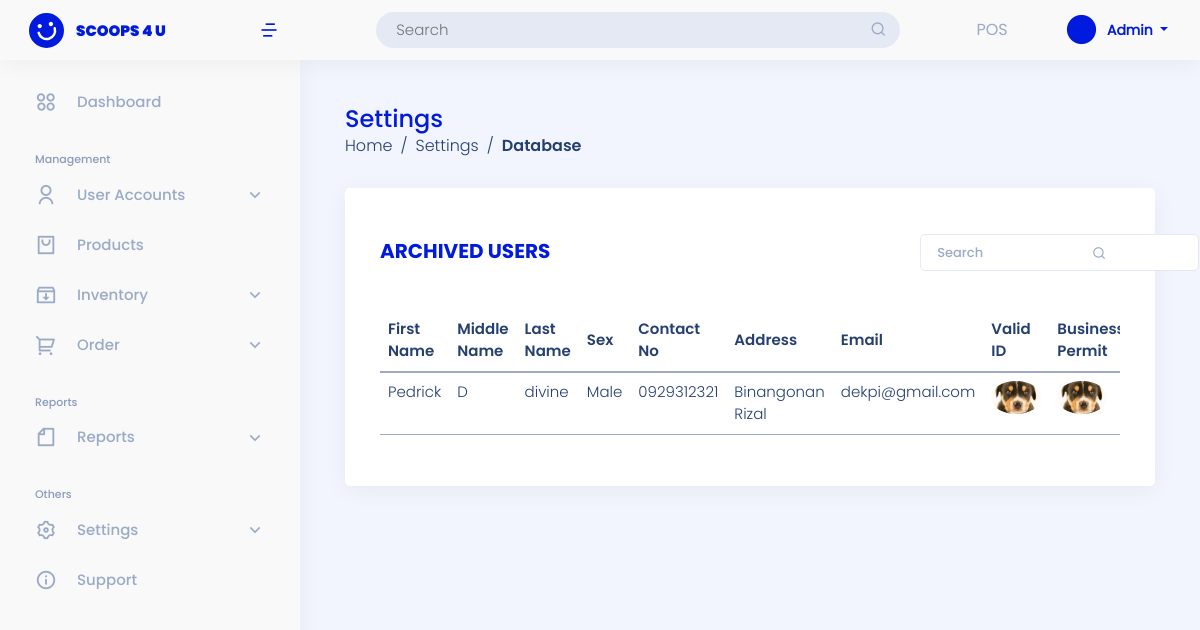
Page /user-site/list-archive-reseller/ (signed in) on the committed database.
### landing_page/models.py (models this page shows)
class User(AbstractUser):
    ROLE = ((" "," "),("admin","admin"),("staff","staff"),("reseller","reseller"),("rider","rider"))
    role = models.CharField(max_length=50, null=True, default=False, choices=ROLE)

### admin_site/models.py (models this page shows, shortened)
class Reseller(models.Model):
    STATUS = (("pending","pending"),("active","active"),("inactive","inactive"))
    BOOLCHOICE = (("Male","Male"),("Female","Female"))
    reseller_fname =models.CharField(max_length=200, verbose_name='First Name')
    reseller_mname =models.CharField(max_length=200, verbose_name='Middle Name')
    reseller_lname =models.CharField(max_length=200, verbose_name='Last Name')
    reseller_gender = models.CharField(max_length = 50,choices=BOOLCHOICE, verbose_name='Gender')
    reseller_contact =models.CharField(max_length = 12, verbose_name='Contact Number')
    reseller_address =models.TextField(null=False, verbose_name='Address')
    reseller_email =models.EmailField(unique=True, max_length=200, verbose_name='Email')
    reseller_id =models.ImageField( upload_to=image_path, verbose_name='valid id')
    reseller_businessp =models.ImageField( upload_to=image_path,verbose_name='business id')
    reseller_status =models.CharField(max_length=200, null=True, choices=STATUS, verbose_name='Status')

### admin_site/views.py (the view)
# urls.py: path('list-archive-reseller/', views.list_archive, name='list_archive'),
@login_required(login_url='landing_page:login')
def list_archive(request):
    list_reseller = Reseller.objects.order_by('-id').filter(reseller_status = "inactive")
    context = {'list_reseller':list_reseller}
    return render(request, 'admin_site/user/archive.html', context)

### templates/admin_site/user/archive.html (shortened to what this page needs)
{% extends 'admin_site/base.html' %}
{% block content %}
<main id="main" class="main mt-5">
    <div class="pagetitle">
        <h1>Settings</h1>
        <nav>
            <ol class="breadcrumb">
                <li class="breadcrumb-item"><a href="{% url 'admin_site:dashboard'%}">Home</a></li>
                <li class="breadcrumb-item">Settings</li>
                <li class="breadcrumb-item active">Database</li>
            </ol>
        </nav>
    </div>
    <section class="section">
        <div class="row">
            <div class="col-lg-12">
                <div class="card">
                    <div class="card-body mt-3">
                        <div class="add-product mb-4">
                            <h5 class="card-title feature">Archived Users</h5>
                            <form class="search-tab" action="{% url 'admin_site:search_reseller' %}" method="GET"  class="text-end px-4">
                                <input type="text" class="form-control p-2 ps-3" name="search" placeholder="Search">
                                <button class="btn btn-search btn-sm" type="submit"><i class="ri-search-line"></i></button>
                            </form>
                        </div>
                        <div class="table-responsive">
                            {% if list_reseller %}
                            <table class="table table-hover">
                                <thead>
                                    <tr class="align-middle">
                                        <th scope="col">First Name</th>
                                        <th scope="col">Middle Name</th>
                                        <th scope="col">Last Name</th>
                                        <th scope="col">Sex</th>
                                        <th scope="col">Contact No</th>
                                        <th scope="col">Address</th>
                                        <th scope="col">Email</th>
                                        <th scope="col">Valid ID</th>
                                        <th scope="col">Business Permit</th>
                                    </tr>
                                </thead>
                                <tbody>
                                    {% for list in list_reseller %}
                                    <tr>
                                        <td>{{ list.reseller_fname }}</td>
                                        <td>{{ list.reseller_mname }}</td>
                                        <td>{{ list.reseller_lname }}</td>
                                        <td>{{ list.reseller_gender }}</td>
                                        <td>{{ list.reseller_contact }}</td>
                                        <td>{{ list.reseller_address }}</td>
                                        <td>{{ list.reseller_email }}</td>
                                        <td><a href="{% url 'admin_site:viewing_pic' list.id %}"><img src="/media/{{ list.reseller_id}}" alt="Valid-ID" width="50" class="rounded-circle"></a></td>
                                        <td><a href="{% url 'admin_site:viewing_pic' list.id %}"><img src="/media/{{ list.reseller_businessp}}" alt="Valid-ID" width="50" class="rounded-circle"></a></td>
                                    </tr>
                                    {% endfor %}
                                </tbody>
                            </table>
                            {% endif %}
                        </div>
                    </div>
                </div>
            </div>
        </div>
    </section>
</main>
{% endblock content %}

### templates/admin_site/base.html (shortened to what this page needs)
{% load static %}
<!DOCTYPE html>
<html lang="en">
<head>
    <link href="https://cdn.jsdelivr.net/npm/bootstrap@5.0.2/dist/css/bootstrap.min.css" rel="stylesheet">
    <link href="{% static '/css/assets/bootstrap/css/bootstrap.min.css'%}" rel="stylesheet">
    <link href="{% static '/css/assets/simple-datatables/style.css'%}" rel="stylesheet">
    <link href="{% static '/css/assets/remixicon/remixicon.css'%}" rel="stylesheet">
    <link href="{% static '/css/sandi.css'%}" rel="stylesheet">
  </head>
<body>
{% if user.role == "admin"%}
<header id="header" class="header fixed-top d-flex align-items-center">
  <div class="d-flex align-items-center justify-content-between">
    <a href="{% url 'admin_site:dashboard'%}" class="logo d-flex align-items-center">
      <img src="{% static '/img/logo-header.svg'%}" alt="">
      <span class="d-none d-lg-block">SCOOPS 4 U</span>
    </a>
    <i class="ri-menu-4-line toggle-sidebar-btn ms-1 me-3" style="font-size: 20px; font-weight: 500; color:#001BDE;"></i>
  </div>
  <div class="search-bar mx-auto">
    <form class="search-form d-flex align-items-center" method="POST" action="#">
      <input type="text" name="query" placeholder="Search" title="Enter search keyword">
      <button type="submit" title="Search"><i class="ri-search-line"></i></button>
    </form>
  </div>
  <div class="POS POS-header">
      <a href="{%url 'admin_site:pos' %}">POS</a>
    </div>
  <nav class="header-nav ms-auto">
    <ul class="d-flex align-items-center">
      <li class="nav-item dropdown pe-3">
        <a class="nav-link nav-profile d-flex align-items-center me-3" href="#" data-bs-toggle="dropdown">
          <i alt="Profile" class="ri-checkbox-blank-circle-fill"></i>
          <span class="d-none d-md-block dropdown-toggle ps-2" style="text-transform: capitalize;">
            {{ user }}
          </span>
        </a>
      </li>
    </ul>
  </nav>
  </header>
<aside id="sidebar" class="sidebar">
  <ul class="sidebar-nav" id="sidebar-nav">
      <li class="nav-item">
          <a class="nav-link collapsed " href="{% url 'admin_site:dashboard'%}">
          <i class="ri-apps-2-line" style="font-size: 22px; font-weight: 100; margin-right: 20px"></i>
          <span>Dashboard</span>
          </a>
      </li>
      <li class="nav-heading pt-3">Management</li>
      <li class="nav-item">
          <a class="nav-link collapsed " data-bs-target="#users-nav" data-bs-toggle="collapse" href="#">
                <i class="ri-user-line" style="font-size: 22px; font-weight: 100; margin-right: 20px"></i><span>User Accounts</span><i class="ri-arrow-down-s-line ms-auto" style="font-size: 20px; font-weight: 100;" ></i>
          </a>
      </li>
      <li class="nav-item">
      <a class="nav-link collapsed " href="{%url 'admin_site:list_product' %}">
          <i class="ri-shopping-bag-2-line" style="font-size: 22px; font-weight: 100; margin-right: 20px"></i>
          <span>Products</span>
      </a>
      </li>
      <li class="nav-item">
      <a class="nav-link collapsed " data-bs-target="#inventory-nav" data-bs-toggle="collapse" href="#">
          <i class="ri-inbox-archive-line"style="font-size: 22px; font-weight: 100; margin-right: 20px"></i>
          <span>Inventory</span><i class="ri-arrow-down-s-line ms-auto" style="font-size: 20px; font-weight: 100;" ></i>
      </a>
      </li>
      <li class="nav-item">
      <a class="nav-link collapsed " data-bs-target="#sales-nav" data-bs-toggle="collapse" href="#">
          <i class="ri-shopping-cart-2-line" style="font-size: 22px; font-weight: 100; margin-right: 20px"></i><span>Order</span><i class="ri-arrow-down-s-line ms-auto" style="font-size: 20px; font-weight: 100;" ></i>
      </a>
      </li>
      <li class="nav-heading pt-3">Reports</li>
      <li class="mb-act nav-item">
          <a class="nav-link collapsed " data-bs-target="#reports-nav" data-bs-toggle="collapse" href="#">
                <i class="ri-file-line" style="font-size: 22px; font-weight: 100; margin-right: 20px"></i><span>Reports</span><i class="ri-arrow-down-s-line ms-auto" style="font-size: 20px; font-weight: 100;" ></i>
          </a>
      </li>
      <li class="nav-heading pt-3">Others</li>
      <li class="nav-item">
          <a class="nav-link collapsed " data-bs-target="#settings-nav" data-bs-toggle="collapse" href="#">
                <i class="ri-settings-3-line" style="font-size: 22px; font-weight: 100; margin-right: 20px"></i><span>Settings</span><i class="ri-arrow-down-s-line ms-auto" style="font-size: 20px; font-weight: 100;" ></i>
          </a>
      </li>
      <li class="nav-item">
          <a class="nav-link collapsed ">
                <i class="ri-information-line" style="font-size: 22px; font-weight: 100; margin-right: 20px"></i><span>Support</span>
          </a>
      </li>
  </ul>
</aside>
{% endif %}
<div class="">
  <div class="">
      <div class="">
          {% block content %}
          {% endblock content %}
      </div>
  </div>
</div>
</body>
</html>

### rows in the picture
User: username "Admin"
Reseller: reseller_fname "Pedrick", reseller_mname "D", reseller_lname "divine", reseller_gender "Male", reseller_contact "0929312321", reseller_address "Binangonan Rizal", reseller_email "dekpi@gmail.com", reseller_id (picture), reseller_businessp (picture)
